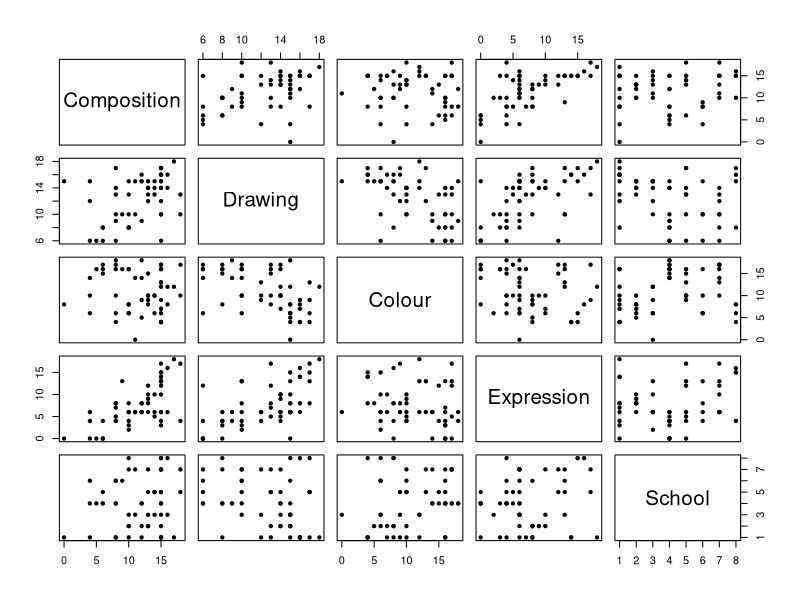
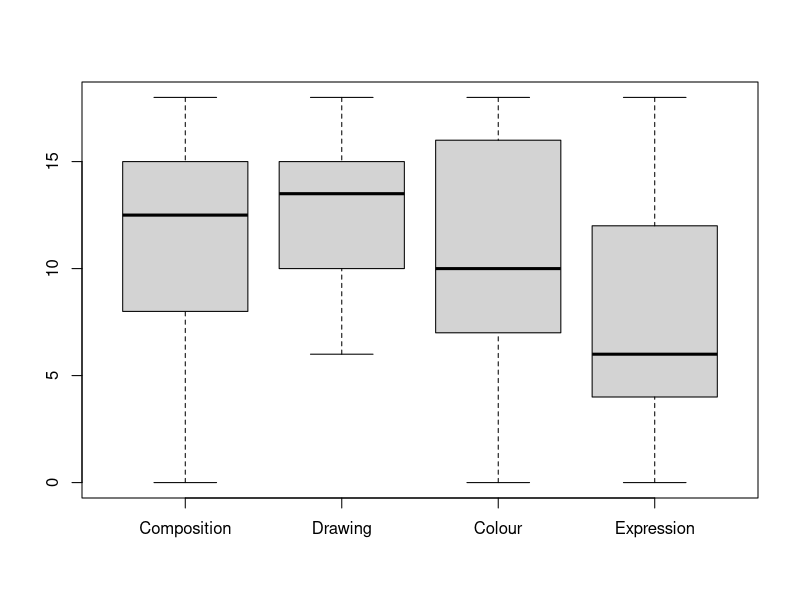
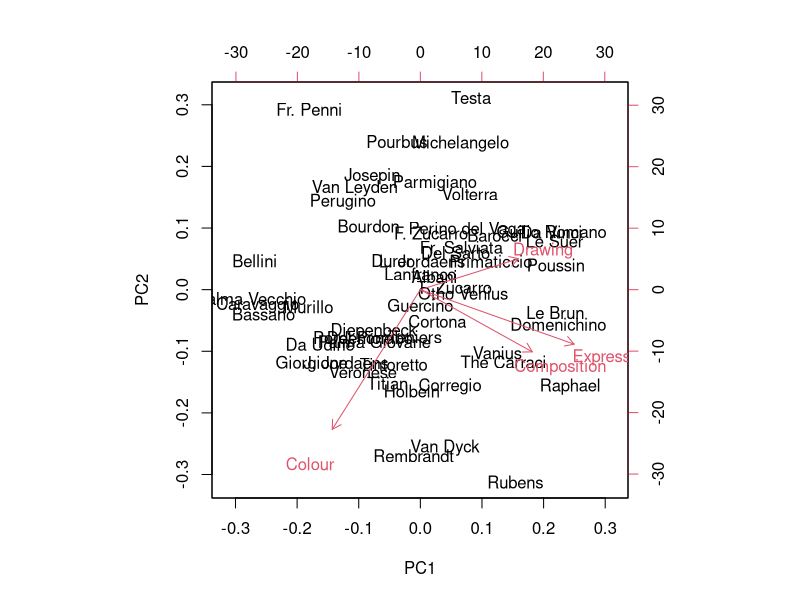
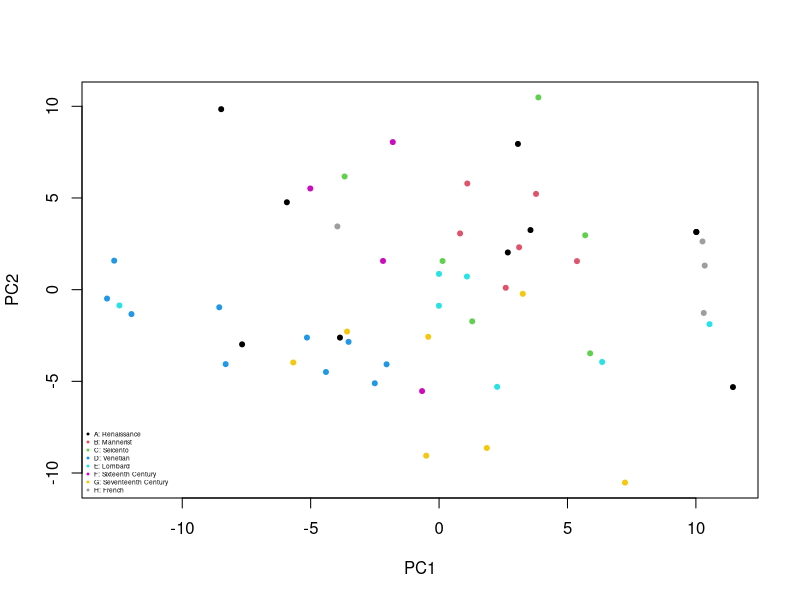

Here is the R script that generated these plots, in order:
library('MASS')
library('tidyverse')

?painters

#Załadowanie danych
data.set <- painters %>% as.data.frame()
data.set
plot(data.set, pch = 20)


#Usunięcie etykiety z danych (School)
data.set2 <- data.set[,!colnames(data.set) %in% 'School']

boxplot(data.set2)
diag(var(data.set2))
#Wszystkie punkty widocznie były przyznawane w tej samej skali

painters.pca <- prcomp(data.set2)
painters.pca
biplot(painters.pca)
summary(painters.pca)

#Dwie pierwsze składowe głowne wyjaśniają 0.84% wariancji
#Pierwsze trzy sładowe głowne wyjaśniają 0.94% wariancji

painters.pca$rotation

school.colors = c(1:8)
plot(painters.pca$x, pch = 20, col = school.colors[data.set$School])
legend('bottomleft', 
       legend = c('A: Renaissance', 'B: Mannerist', 'C: Seicento', 'D: Venetian', 'E: Lombard', 'F: Sixteenth Century', 'G: Seventeenth Century', 'H: French'),
       pch = 20,
       cex = 0.4,
       col = school.colors,
       bty = 'n'
)
